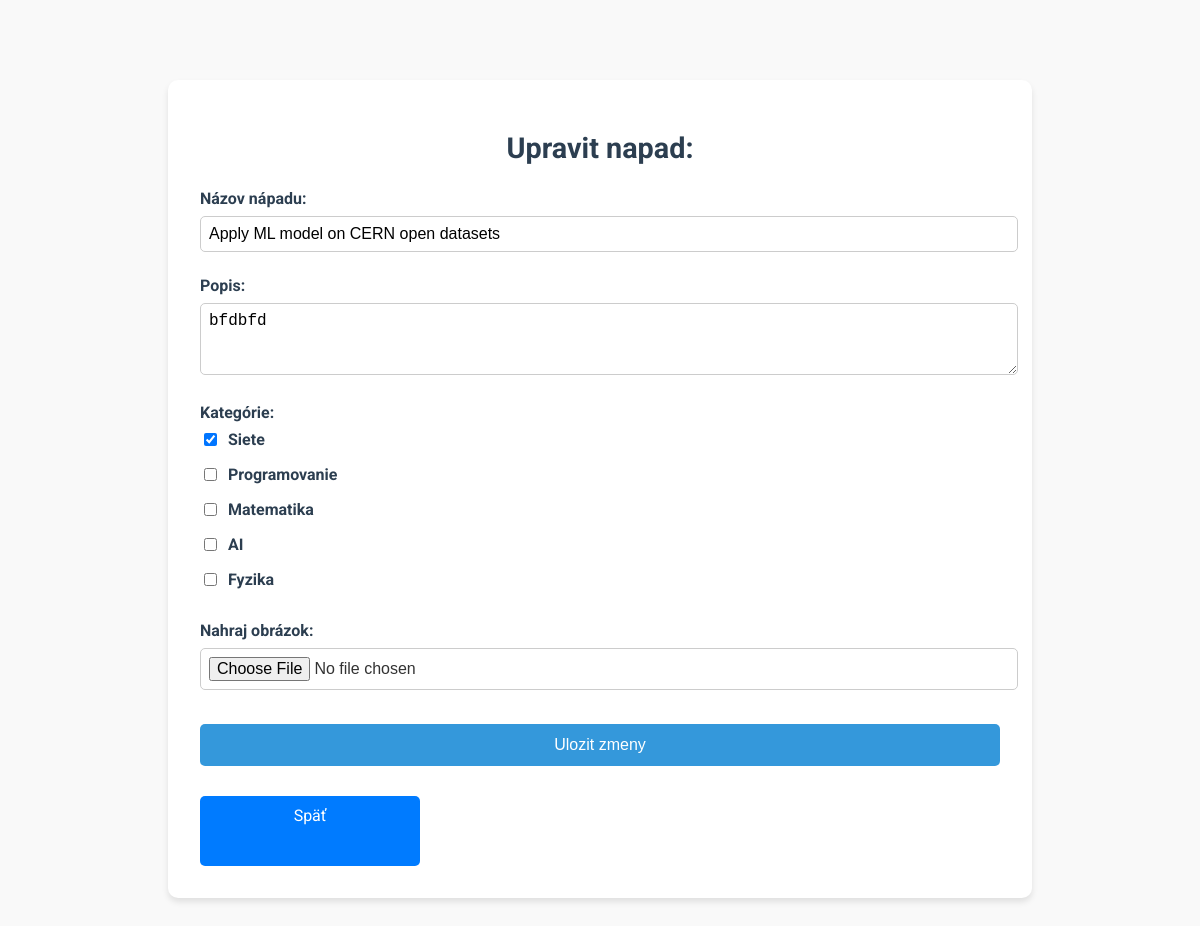
Page /edit_own_idea/1 (signed in) on the committed database.
### app.py (models this page shows)
class Idea(db.Model):
    id = db.Column(db.Integer, primary_key=True)
    title = db.Column(db.String(200), nullable=False)
    description = db.Column(db.Text, nullable=False)
    user_id = db.Column(db.Integer, db.ForeignKey('user.id'), nullable=False)
    comments = db.relationship('Comment', backref='idea', lazy=True, cascade="all, delete")
    upvotes = db.Column(db.Integer, default=0)
    categories = db.Column(db.String(255), nullable=True)
    image = db.Column(db.String(255), nullable=True)  # Tu bude cesta k obrázku
    working_users = db.relationship('User', secondary=working_on, backref=db.backref('working_ideas', lazy='dynamic'))
    completed_by = db.Column(db.String(255), nullable=True)  # Uloží ID používateľov ako CSV
    completion_link = db.Column(db.String(255), nullable=True)  # Link na hotový projekt
    completed_ideas = db.relationship('CompletedIdea', back_populates='idea', lazy=True, cascade="all, delete")

class Category(db.Model):
    id = db.Column(db.Integer, primary_key=True)
    name = db.Column(db.String(100), unique=True, nullable=False)

### app.py (the view, shortened to what this page needs)
@app.route('/edit_own_idea/<int:idea_id>', methods=['GET', 'POST'])
def edit_own_idea(idea_id):
    if 'user_id' not in session:
        flash("Musíte byť prihlásený!", "danger")
        return redirect(url_for('login'))
    idea = Idea.query.get_or_404(idea_id)
    if session['user_id'] != idea.user_id:
        return redirect(url_for('home'))
    categories = Category.query.all()
    return render_template('edit_idea.html', idea=idea, categories=categories)

### templates/edit_idea.html (shortened to what this page needs)
<!DOCTYPE html>
<html lang="en">
<head>
    <link rel="stylesheet" href="/static/styles.css">
</head>
<body>
    <div class="form-container">
        <h1>Upravit napad:</h1>
        <form method="POST">
            <div class="form-group">
                <label for="title">Názov nápadu:</label>
                <input type="text" id="title" name="title" value="{{ idea.title }}" required>
            </div>
            <div class="form-group">
                <label for="description">Popis:</label>
                <textarea class="description" name="description" rows="3" required>{{ idea.description }}</textarea>
            </div>
            <div class="form-group">
                <label>Kategórie:</label>
                <div class="checkbox-group">
                    {% for category in categories %}
                    <label>
                        <input type="checkbox" name="categories" value="{{ category.name }}"
                        {% if category.name in idea.categories.split(',') %} checked {% endif %}>
                        {{ category.name }}
                    </label>
                    {% endfor %}
                </div>
            </div>
            <div class="form-group">
                <label for="image">Nahraj obrázok:</label>
                <input type="file" id="image" name="image" accept="image/*">
            </div>
            <button type="submit" class="btn-submit">Ulozit zmeny</button>
        </form>
        <a href="{{ url_for('idea_detail', idea_id=idea.id) }}" class="back-button">Späť</a>
    </div>
</body>
</html>

### static/styles.css (style rules this page uses)
body { font-family: 'Roboto', sans-serif; margin: 0; padding: 0; display: flex; background-color: #f9f9f9; color: #333; }
.form-container { max-width: 500px; margin: 5rem auto; background-color: #ffffff; padding: 2rem; border-radius: 10px; box-shadow: 0 4px 6px rgba(0, 0, 0, 0.1); text-align: center; }
.form-container h1 { margin-bottom: 1.5rem; font-size: 1.8rem; color: #2c3e50; }
.form-group { margin-bottom: 1.5rem; text-align: left; }
.form-group label { display: block; margin-bottom: 0.5rem; font-weight: bold; color: #2c3e50; }
.form-group input, .form-group select, .form-group textarea { width: 100%; padding: 0.5rem; font-size: 1rem; border: 1px solid #ccc; border-radius: 5px; outline: none; transition: border-color 0.3s ease; }
button { display: inline-block; padding: 10px 15px; margin: 10px 0; font-size: 14px; color: white; background-color: #007bff; border: none; border-radius: 5px; cursor: pointer; transition: background 0.3s; }
.back-button { display: block; text-align: center; margin-top: 20px; color: white; background-color: #007bff; padding: 10px; border-radius: 5px; text-decoration: none; width: 200px; height: 50px; }
.form-container { max-width: 900px; min-width: 800px; margin: 5rem auto; background-color: #ffffff; padding: 2rem; border-radius: 10px; box-shadow: 0 4px 6px rgba(0, 0, 0, 0.1); text-align: center; }
.form-group input, .form-group textarea { width: 100%; padding: 0.5rem; font-size: 1rem; border: 1px solid #ccc; border-radius: 5px; outline: none; transition: border-color 0.3s ease; }
.checkbox-group { display: flex; flex-direction: column; align-items: flex-start; gap: 0.5rem; margin-top: 0.5rem; }
.checkbox-group label { display: flex; align-items: center; gap: 0.5rem; font-size: 1rem; cursor: pointer; }
.btn-submit { display: inline-block; width: 100%; padding: 0.75rem; font-size: 1rem; color: white; background-color: #3498db; border: none; border-radius: 5px; cursor: pointer; transition: background-color 0.3s ease; }

### rows in the picture
Idea: title "Apply ML model on CERN open datasets", description "bfdbfd"
Category: name "☑", name "Siete"
Category: name "Programovanie"
Category: name "Matematika"
Category: name "AI"
Category: name "Fyzika"
